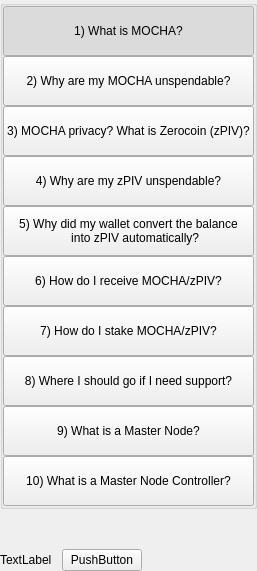
         <widget class="QWidget" name="left" native="true">
          <layout class="QVBoxLayout" name="verticalLayout_3">
           <property name="leftMargin">
            <number>0</number>
           </property>
           <property name="topMargin">
            <number>0</number>
           </property>
           <property name="rightMargin">
            <number>0</number>
           </property>
           <property name="bottomMargin">
            <number>0</number>
           </property>
           <item>
            <layout class="QVBoxLayout" name="verticalLayout_2">
             <property name="spacing">
              <number>0</number>
             </property>
             <item>
              <widget class="QWidget" name="containerButtons" native="true">
               <layout class="QVBoxLayout" name="verticalLayout">
                <property name="spacing">
                 <number>0</number>
                </property>
                <property name="leftMargin">
                 <number>0</number>
                </property>
                <property name="topMargin">
                 <number>0</number>
                </property>
                <property name="rightMargin">
                 <number>0</number>
                </property>
                <property name="bottomMargin">
                 <number>0</number>
                </property>
                <item>
                 <widget class="QGroupBox" name="groupBox">
                  <property name="title">
                   <string/>
                  </property>
                  <layout class="QVBoxLayout" name="verticalLayout_9">
                   <property name="spacing">
                    <number>0</number>
                   </property>
                   <property name="leftMargin">
                    <number>0</number>
                   </property>
                   <property name="topMargin">
                    <number>0</number>
                   </property>
                   <property name="rightMargin">
                    <number>0</number>
                   </property>
                   <property name="bottomMargin">
                    <number>0</number>
                   </property>
                   <item>
                    <widget class="QPushButton" name="pushButtonFaq1">
                     <property name="minimumSize">
                      <size>
                       <width>0</width>
                       <height>50</height>
                      </size>
                     </property>
                     <property name="maximumSize">
                      <size>
                       <width>16777215</width>
                       <height>50</height>
                      </size>
                     </property>
                     <property name="focusPolicy">
                      <enum>Qt::NoFocus</enum>
                     </property>
                     <property name="text">
                      <string>1) What is MOCHA?</string>
                     </property>
                     <property name="checkable">
                      <bool>true</bool>
                     </property>
                     <property name="checked">
                      <bool>true</bool>
                     </property>
                     <property name="autoExclusive">
                      <bool>true</bool>
                     </property>
                    </widget>
                   </item>
                   <item>
                    <widget class="QPushButton" name="pushButtonFaq2">
                     <property name="minimumSize">
                      <size>
                       <width>0</width>
                       <height>50</height>
                      </size>
                     </property>
                     <property name="maximumSize">
                      <size>
                       <width>16777215</width>
                       <height>50</height>
                      </size>
                     </property>
                     <property name="focusPolicy">
                      <enum>Qt::NoFocus</enum>
                     </property>
                     <property name="text">
                      <string>2) Why are my MOCHA unspendable?</string>
                     </property>
                     <property name="checkable">
                      <bool>true</bool>
                     </property>
                     <property name="autoExclusive">
                      <bool>true</bool>
                     </property>
                    </widget>
                   </item>
                   <item>
                    <widget class="QPushButton" name="pushButtonFaq3">
                     <property name="minimumSize">
                      <size>
                       <width>0</width>
                       <height>50</height>
                      </size>
                     </property>
                     <property name="maximumSize">
                      <size>
                       <width>16777215</width>
                       <height>16777215</height>
                      </size>
                     </property>
                     <property name="focusPolicy">
                      <enum>Qt::NoFocus</enum>
                     </property>
                     <property name="text">
                      <string>3) MOCHA privacy? What is Zerocoin (zPIV)?</string>
                     </property>
                     <property name="checkable">
                      <bool>true</bool>
                     </property>
                     <property name="autoExclusive">
                      <bool>true</bool>
                     </property>
                    </widget>
                   </item>
                   <item>
                    <widget class="QPushButton" name="pushButtonFaq4">
                     <property name="minimumSize">
                      <size>
                       <width>0</width>
                       <height>50</height>
                      </size>
                     </property>
                     <property name="maximumSize">
                      <size>
                       <width>16777215</width>
                       <height>16777215</height>
                      </size>
                     </property>
                     <property name="focusPolicy">
                      <enum>Qt::NoFocus</enum>
                     </property>
                     <property name="text">
                      <string>4) Why are my zPIV unspendable?</string>
                     </property>
                     <property name="checkable">
                      <bool>true</bool>
                     </property>
                     <property name="autoExclusive">
                      <bool>true</bool>
                     </property>
                    </widget>
                   </item>
                   <item>
                    <widget class="QPushButton" name="pushButtonFaq5">
                     <property name="minimumSize">
                      <size>
                       <width>0</width>
                       <height>50</height>
                      </size>
                     </property>
                     <property name="focusPolicy">
                      <enum>Qt::NoFocus</enum>
                     </property>
                     <property name="text">
                      <string>5) Why did my wallet convert the balance
    into zPIV automatically?</string>
                     </property>
                     <property name="checkable">
                      <bool>true</bool>
                     </property>
                     <property name="autoExclusive">
                      <bool>true</bool>
                     </property>
                    </widget>
                   </item>
                   <item>
                    <widget class="QPushButton" name="pushButtonFaq6">
                     <property name="minimumSize">
                      <size>
                       <width>0</width>
                       <height>50</height>
                      </size>
                     </property>
                     <property name="focusPolicy">
                      <enum>Qt::NoFocus</enum>
                     </property>
                     <property name="text">
                      <string>6) How do I receive MOCHA/zPIV?</string>
                     </property>
                     <property name="checkable">
                      <bool>true</bool>
                     </property>
                     <property name="autoExclusive">
                      <bool>true</bool>
                     </property>
                    </widget>
                   </item>
                   <item>
                    <widget class="QPushButton" name="pushButtonFaq7">
                     <property name="minimumSize">
                      <size>
                       <width>0</width>
                       <height>50</height>
                      </size>
                     </property>
                     <property name="focusPolicy">
                      <enum>Qt::NoFocus</enum>
                     </property>
                     <property name="text">
                      <string>7) How do I stake MOCHA/zPIV?</string>
                     </property>
                     <property name="checkable">
                      <bool>true</bool>
                     </property>
                     <property name="autoExclusive">
                      <bool>true</bool>
                     </property>
                    </widget>
                   </item>
                   <item>
                    <widget class="QPushButton" name="pushButtonFaq8">
                     <property name="minimumSize">
                      <size>
                       <width>0</width>
                       <height>50</height>
                      </size>
                     </property>
                     <property name="focusPolicy">
                      <enum>Qt::NoFocus</enum>
                     </property>
                     <property name="text">
                      <string>8) Where I should go if I need support?</string>
                     </property>
                     <property name="checkable">
                      <bool>true</bool>
                     </property>
                     <property name="autoExclusive">
                      <bool>true</bool>
                     </property>
                    </widget>
                   </item>
                   <item>
                    <widget class="QPushButton" name="pushButtonFaq9">
                     <property name="minimumSize">
                      <size>
                       <width>0</width>
                       <height>50</height>
                      </size>
                     </property>
                     <property name="focusPolicy">
                      <enum>Qt::NoFocus</enum>
                     </property>
                     <property name="text">
                      <string>9) What is a Master Node?</string>
                     </property>
                     <property name="checkable">
                      <bool>true</bool>
                     </property>
                     <property name="autoExclusive">
                      <bool>true</bool>
                     </property>
                    </widget>
                   </item>
                   <item>
                    <widget class="QPushButton" name="pushButtonFaq10">
                     <property name="minimumSize">
                      <size>
                       <width>0</width>
                       <height>50</height>
                      </size>
                     </property>
                     <property name="focusPolicy">
                      <enum>Qt::NoFocus</enum>
                     </property>
                     <property name="text">
                      <string>10) What is a Master Node Controller?</string>
                     </property>
                     <property name="checkable">
                      <bool>true</bool>
                     </property>
                     <property name="autoExclusive">
                      <bool>true</bool>
                     </property>
                    </widget>
                   </item>
                  </layout>
                 </widget>
                </item>
               </layout>
              </widget>
             </item>
             <item>
              <spacer name="verticalSpacer">
               <property name="orientation">
                <enum>Qt::Vertical</enum>
               </property>
               <property name="sizeHint" stdset="0">
                <size>
                 <width>20</width>
                 <height>40</height>
                </size>
               </property>
              </spacer>
             </item>
             <item>
              <layout class="QHBoxLayout" name="horizontalLayout_2">
               <item>
                <widget class="QLabel" name="labelWebLink">
                 <property name="text">
                  <string>TextLabel</string>
                 </property>
                </widget>
               </item>
               <item>
                <spacer name="horizontalSpacer_4">
                 <property name="orientation">
                  <enum>Qt::Horizontal</enum>
                 </property>
                 <property name="sizeType">
                  <enum>QSizePolicy::Minimum</enum>
                 </property>
                 <property name="sizeHint" stdset="0">
                  <size>
                   <width>10</width>
                   <height>20</height>
                  </size>
                 </property>
                </spacer>
               </item>
               <item>
                <widget class="QPushButton" name="pushButtonWebLink">
                 <property name="focusPolicy">
                  <enum>Qt::NoFocus</enum>
                 </property>
                 <property name="text">
                  <string>PushButton</string>
                 </property>
                </widget>
               </item>
               <item>
                <spacer name="horizontalSpacer_2">
                 <property name="orientation">
                  <enum>Qt::Horizontal</enum>
                 </property>
                 <property name="sizeHint" stdset="0">
                  <size>
                   <width>40</width>
                   <height>20</height>
                  </size>
                 </property>
                </spacer>
               </item>
              </layout>
             </item>
            </layout>
           </item>
          </layout>
         </widget>
